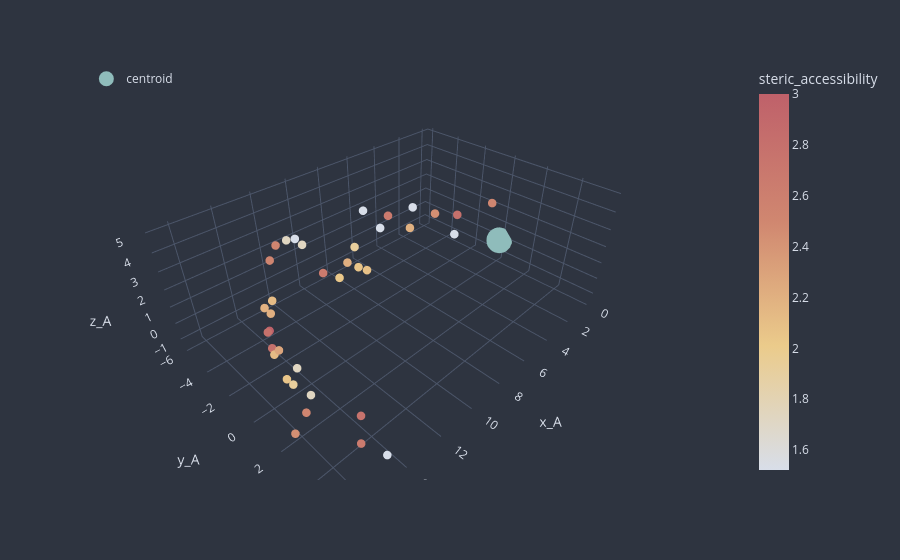

This figure's notebook cell:
### Markdown cell above
Now that we have generated a "nanopocket" for a given smiles and its data is saved, we can visualize the generated protein binding pocket with the following cell / module.

### Code cell
from nano_maker.pocketwatcher import PocketWatcher

visualizer = PocketWatcher(naanoeng_config=naanoeng_config, pocket_config=pocketwatcher_config)
visualizer.ingest_file(pocket_filepath=filename)
visualizer.visualize_pocket(identifier="steric_accessibility")
# the identifier parameter allows users to distinguish the pocket's amino acids from each other either by plain cosmetic or by their biochemical properties. These are actually "summaries" of many features from the feature vectors engineered for NAAnoBot.

# cosmetic identifier settings
# [1] 'skeleton' -> just shows amino acids as white
# [2] 'color_code' -> color codes amino acids

# biochemical property identifier settings
# [3] 'polar_character' -> summary metric of AA's electrical environment, greater = polar
# [4] 'hydrophobicity' -> greater = hydrophobic, lower = hydrophilic
# [5] 'flexibility' -> composite metric of AA's flexibility, greater = more freedom, lower = restricted
# [6] 'steric_accessibility' -> AA's size, weight, and exposed surface, greater = larger / more exposed

### Figure 1 — Plotly figure (JSON) as saved in the notebook; plotly's stock layout.template omitted (floating-point values rounded to 4 significant figures)
{"data": [{"customdata": [["E"], ["S"], ["K"], ["G"], ["F"], ["C"], ["R"], ["A"], ["I"], ["A"], ["Y"], ["V"], ["Y"], ["W"], ["D"], ["N"], ["V"], ["K"], ["K"], ["A"], ["G"], ["A"], ["F"], ["P"], ["C"], ["N"], ["T"], ["S"], ["G"], ["G"], ["D"], ["F"], ["G"], ["G"], ["E"], ["Y"], ["H"]], "hovertemplate": "x_A=%{x}<br>y_A=%{y}<br>z_A=%{z}<br>ID=%{customdata[0]}<br>steric_accessibility=%{marker.color}<extra></extra>", "legendgroup": "", "marker": {"color": [2.441, 1.922, 2.523, 1.522, 2.659, 2.05, 2.761, 1.73, 2.284, 1.73, 2.793, 2.121, 2.793, 3.0, 2.196, 2.208, 2.121, 2.523, 2.523, 1.73, 1.522, 1.73, 2.659, 2.029, 2.05, 2.208, 2.08, 1.922, 1.522, 1.522, 2.196, 2.659, 1.522, 1.522, 2.441, 2.793, 2.513], "coloraxis": "coloraxis", "symbol": "circle", "size": 5}, "mode": "markers", "name": "", "scene": "scene", "showlegend": false, "x": [16.49, 15.87, 15.73, 14.67, 14.87, 15.38, 14.65, 15.08, 14.96, 14.84, 14.55, 14.39, 14.07, 13.82, 13.11, 12.75, 12.62, 11.79, 11.63, 11.66, 11.57, 11.48, 11.74, 11.58, 11.18, 11.06, 10.84, 10.44, 9.688, 9.177, 8.825, 8.472, 7.551, 7.076, 6.285, 4.509, 0.8582], "y": [2.432, 1.783, 2.166, 5.63, 4.396, 0.4, 4.217, 1.606, -0.65, 0.4172, -2.18, -2.283, -3.025, -3.465, -4.972, -5.119, -4.959, -6.041, -5.474, -4.34, -3.716, -3.297, -1.473, -0.5068, 0.3398, -0.5484, 0.4897, -0.7518, 0.1239, -1.548, 1.058, -0.6564, 2.47, -0.4451, 0.2602, 0.2165, -0.2194], "z": [-0.4342, 1.325, -0.0948, -0.3829, -0.7049, 0.1712, 0.5751, -0.0588, 0.8042, 0.4349, 0.5754, -0.9869, -1.298, -0.6209, -0.4898, -1.154, -0.2803, 1.288, 2.39, 3.202, 3.511, 3.339, 2.778, 2.934, 3.719, 3.463, 3.472, 3.895, 4.916, 4.912, 4.954, 4.725, 4.699, 4.705, 4.341, 3.562, 2.699], "type": "scatter3d"}, {"marker": {"color": "#8fbcbb", "size": 15, "symbol": "circle"}, "mode": "markers", "name": "centroid", "x": [0.0], "y": [0.0], "z": [0.0], "type": "scatter3d"}], "layout": {"scene": {"domain": {"x": [0.0, 1.0], "y": [0.0, 1.0]}, "xaxis": {"title": {"text": "x_A"}, "gridcolor": "#4c566a", "zerolinecolor": "#4c566a", "backgroundcolor": "#2e3440", "color": "#d8dee9"}, "yaxis": {"title": {"text": "y_A"}, "gridcolor": "#4c566a", "zerolinecolor": "#4c566a", "backgroundcolor": "#2e3440", "color": "#d8dee9"}, "zaxis": {"title": {"text": "z_A"}, "gridcolor": "#4c566a", "zerolinecolor": "#4c566a", "backgroundcolor": "#2e3440", "color": "#d8dee9"}, "bgcolor": "#2e3440"}, "coloraxis": {"colorbar": {"title": {"text": "steric_accessibility", "font": {"color": "#d8dee9"}}, "tickfont": {"color": "#d8dee9"}, "x": 1.05, "xanchor": "left"}, "colorscale": [[0.0, "#d8dee9"], [0.33, "#ebcb8b"], [0.66, "#d08770"], [1.0, "#bf616a"]], "autocolorscale": false}, "legend": {"tracegroupgap": 0, "font": {"size": 12, "color": "#d8dee9"}, "title": {"font": {"color": "#d8dee9"}}, "x": 0.01, "y": 0.99, "xanchor": "left", "yanchor": "top"}, "margin": {"t": 60}, "paper_bgcolor": "#2e3440"}}
